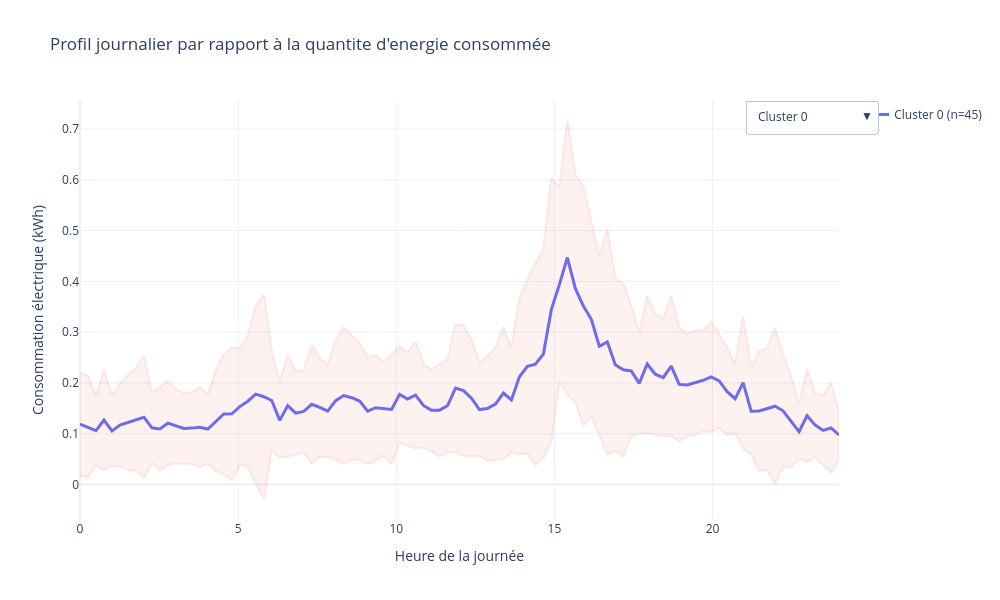
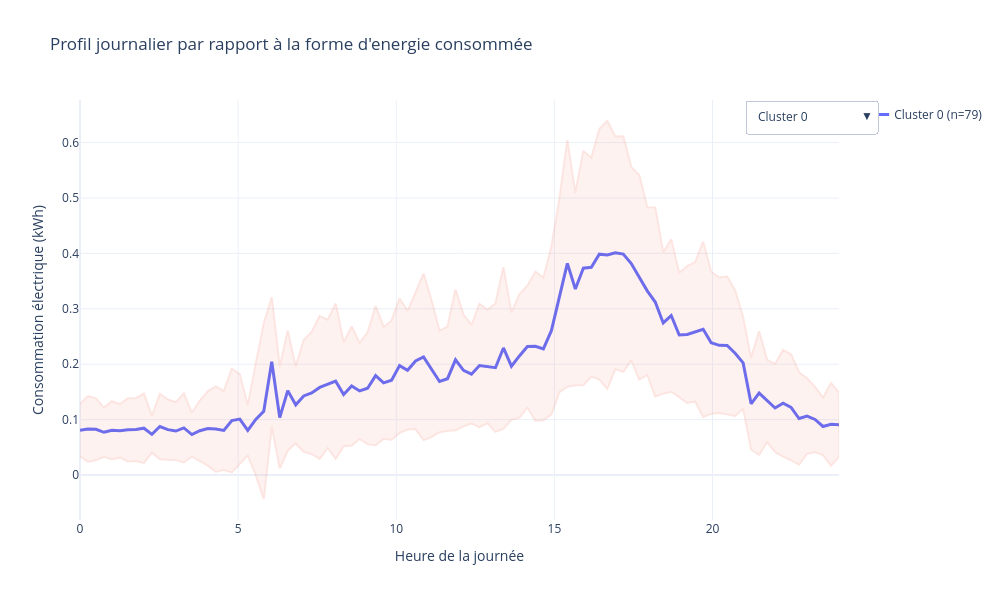

Source (notebook cell) for these figures, in order:
### Markdown cell above
## Visualisation interactive des profils : courbe moyenne ± écart-type par cluster (forme et amplitude)

### Code cell
def plot_interactive_cluster_profiles(cluster_labels, k_final, titre, days_input=days_clean):

    fig = go.Figure()

    hours = np.linspace(0, 24, steps_per_day)

    # Traces
    for c in range(k_final):
        mask = cluster_labels == c

        cluster_profiles = days_input[mask]
        mean_profile = cluster_profiles.mean(axis=0)
        std_profile = cluster_profiles.std(axis=0)

        # Courbe moyenne
        fig.add_trace(
            go.Scatter(
                x=hours,
                y=mean_profile,
                mode="lines",
                name=f"Cluster {c} (n={mask.sum()})",
                visible=(c == 0),
                line=dict(width=3)
            )
        )

        # Zone ±1σ
        fig.add_trace(
            go.Scatter(
                x=np.concatenate([hours, hours[::-1]]),
                y=np.concatenate([
                    mean_profile + std_profile,
                    (mean_profile - std_profile)[::-1]
                ]),
                fill="toself",
                mode="lines",
                opacity=0.15,
                name=f"Std Cluster {c}",
                visible=(c == 0),
                showlegend=False,
                hoverinfo="skip"
            )
        )

    # Boutons
    buttons = []

    for c in range(k_final):
        visibility = []

        for i in range(k_final):
            visibility += [i == c, i == c]

        buttons.append(
            dict(
                label=f"Cluster {c}",
                method="update",
                args=[
                    {"visible": visibility},
                    {"title": f"{titre} - Cluster {c}"}
                ]
            )
        )

    # Afficher tous les clusters
    buttons.append(
        dict(
            label="Tous les clusters",
            method="update",
            args=[
                {"visible": [True] * (2 * k_final)},
                {"title": f"{titre} (k={k_final})"}
            ]
        )
    )

    fig.update_layout(
        title=titre,
        xaxis_title="Heure de la journée",
        yaxis_title="Consommation électrique (kWh)",
        template="plotly_white",
        width=1000,
        height=600,
        updatemenus=[
            dict(
                buttons=buttons,
                direction="down",
                x=1.05,
                y=1,
                showactive=True
            )
        ]
    )

    fig.show()

    return 0

plot_interactive_cluster_profiles(
    cluster_labels=cluster_labels_amplet,
    k_final=k_amplet,
    titre="Profil journalier par rapport à la quantite d'energie consommée"
)
plot_interactive_cluster_profiles(
    cluster_labels=cluster_labels_forme,
    k_final=k_forme,
    titre="Profil journalier par rapport à la forme d'energie consommée"
)
